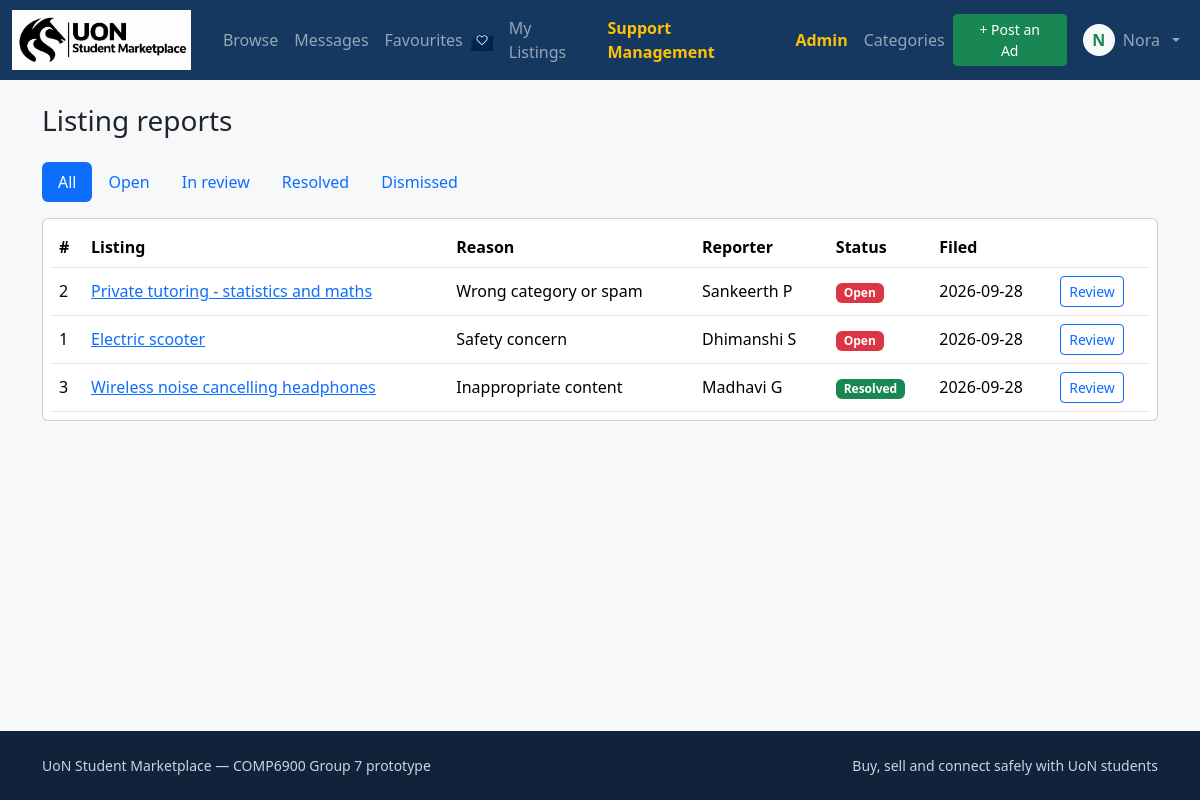
Page /admin/reports (signed in) on the earlier database version.
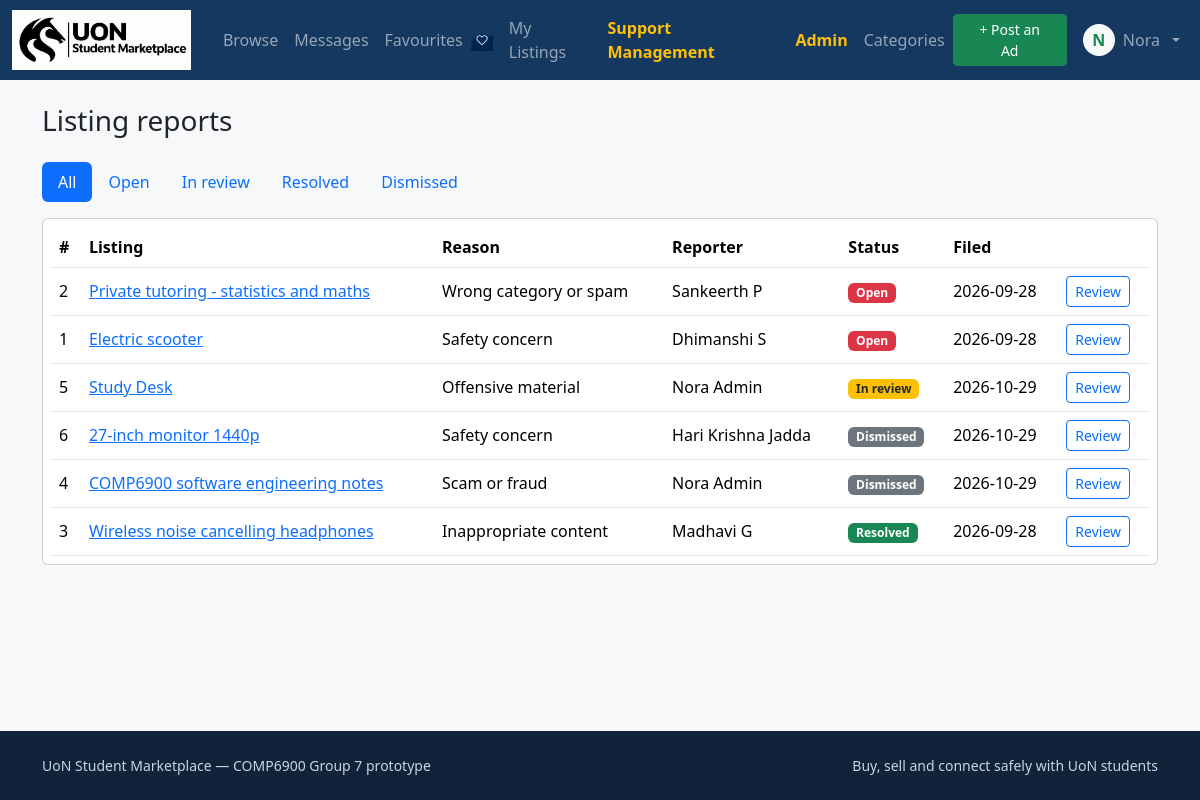
Same page on the later database version.
### tables this page shows
CREATE TABLE users (
    user_id        INTEGER PRIMARY KEY AUTOINCREMENT,
    email          TEXT NOT NULL UNIQUE,
    password_hash  TEXT NOT NULL,                -- PBKDF2-SHA256, never plain text
    first_name     TEXT NOT NULL,
    last_name      TEXT NOT NULL,
    phone          TEXT,
    role           TEXT NOT NULL DEFAULT 'student'
                   CHECK (role IN ('student', 'admin')),
    status         TEXT NOT NULL DEFAULT 'active'
                   CHECK (status IN ('active', 'suspended')),
    created_at     TEXT NOT NULL
, profile_photo TEXT);

CREATE TABLE reports (
    report_id       INTEGER PRIMARY KEY AUTOINCREMENT,
    listing_id      INTEGER NOT NULL REFERENCES listings (listing_id) ON DELETE CASCADE,
    reporter_id     INTEGER NOT NULL REFERENCES users (user_id),
    reason          TEXT NOT NULL,
    details         TEXT NOT NULL,
    status          TEXT NOT NULL DEFAULT 'open'
                    CHECK (status IN ('open', 'in_review', 'resolved', 'dismissed')),
    resolved_by     INTEGER REFERENCES users (user_id),
    resolved_at     TEXT,
    resolution_note TEXT,
    created_at      TEXT NOT NULL
);

CREATE TABLE listings (
    listing_id   INTEGER PRIMARY KEY AUTOINCREMENT,
    user_id      INTEGER NOT NULL REFERENCES users (user_id),
    category_id  INTEGER NOT NULL REFERENCES categories (category_id),
    title        TEXT NOT NULL,
    description  TEXT NOT NULL,
    price        REAL NOT NULL DEFAULT 0,          -- AUD, 0 = free
    condition    TEXT NOT NULL
                 CHECK (condition IN ('New', 'Like new', 'Good', 'Fair', 'Needs repair')),
    location     TEXT,
    status       TEXT NOT NULL DEFAULT 'active'
                 CHECK (status IN ('active', 'archived', 'sold', 'removed')),
    created_at   TEXT NOT NULL,
    updated_at   TEXT NOT NULL
);

### app/views/admin.py (the view)
@bp.route("/reports")
@admin_required
def reports():
    status = request.args.get("status", "")
    params = []
    where = "1=1"
    if status in ("open", "in_review", "resolved", "dismissed"):
        where = "r.status = ?"
        params.append(status)
    rows = db.get_db().query(
        f"""
        SELECT r.*, l.title AS listing_title, l.status AS listing_status,
               u.first_name || ' ' || u.last_name AS reporter_name
        FROM reports r
        JOIN listings l ON l.listing_id = r.listing_id
        JOIN users u ON u.user_id = r.reporter_id
        WHERE {where}
        ORDER BY CASE r.status
            WHEN 'open' THEN 0
            WHEN 'in_review' THEN 1
            ELSE 2
        END, r.created_at DESC
        """,
        params,
    )
    return render_template("admin/reports.html", reports=rows, status=status)

### app/db.py (called while the page is built)
def _connect_sqlite(config):
    conn = sqlite3.connect(str(config["SQLITE_PATH"]))
    conn.row_factory = sqlite3.Row
    conn.execute("PRAGMA foreign_keys = ON")
    return conn

def get_db():
    if "db" not in g:
        g.db = Database(_connect_sqlite(current_app.config))
    return g.db

    def query(self, sql, params=(), one=False):
        cur = self.conn.cursor()
        cur.execute(sql, tuple(params))
        columns = [column[0] for column in cur.description] if cur.description else []
        rows = [dict(zip(columns, row)) for row in cur.fetchall()]
        cur.close()
        return rows[0] if (one and rows) else (None if one else rows)

### app/security.py (called while the page is built)
def current_user():
    if "user_id" not in session:
        return None
    if not hasattr(g, "_current_user"):
        g._current_user = get_db_user(session["user_id"])
        if g._current_user and g._current_user["status"] != "active":
            logout_user()
            g._current_user = None
    return g._current_user

def get_db_user(user_id):
    from .db import get_db
    return get_db().query(
        "SELECT * FROM users WHERE user_id = ?",
        (user_id,),
        one=True,
    )

def admin_required(view):
    @wraps(view)
    def wrapped(*args, **kwargs):
        user = current_user()
        if user is None:
            flash("Please log in to continue.", "warning")
            return redirect(url_for("auth.login", next=request.path))
        if user["role"] != "admin":
            abort(403)
        return view(*args, **kwargs)
    return wrapped

def generate_csrf_token():
    if "_csrf_token" not in session:
        session["_csrf_token"] = secrets.token_hex(32)
    return session["_csrf_token"]

### app/templates/admin/reports.html (shortened to what this page needs)
{% extends "base.html" %}
{% block content %}
<h1 class="h3 mb-4">Listing reports</h1>
<ul class="nav nav-pills mb-3">
    {% for s, label in [
        ('', 'All'),
        ('open', 'Open'),
        ('in_review', 'In review'),
        ('resolved', 'Resolved'),
        ('dismissed', 'Dismissed')
    ] %}
    <li class="nav-item">
        <a
            href="{{ url_for('admin.reports', status=s) }}"
            class="nav-link {% if status == s %}active{% endif %}"
        >
            {{ label }}
        </a>
    </li>
    {% endfor %}
</ul>
<div class="table-responsive card p-2">
    <table class="table table-hover align-middle mb-0">
        <thead>
            <tr>
                <th>#</th>
                <th>Listing</th>
                <th>Reason</th>
                <th>Reporter</th>
                <th>Status</th>
                <th>Filed</th>
                <th></th>
            </tr>
        </thead>
        <tbody>
            {% for r in reports %}
            <tr>
                <td>{{ r.report_id }}</td>
                <td>
                    <a href="{{ url_for('listings.detail', listing_id=r.listing_id) }}">
                        {{ r.listing_title|truncate(35) }}
                    </a>
                </td>
                <td>{{ r.reason }}</td>
                <td>{{ r.reporter_name }}</td>
                <td>
                    <span class="badge {% if r.status == 'open' %}bg-danger{% elif r.status == 'in_review' %}bg-warning text-dark{% elif r.status == 'resolved' %}bg-success{% else %}bg-secondary{% endif %}">
                        {{ r.status|replace('_', ' ')|capitalize }}
                    </span>
                </td>
                <td>{{ r.created_at[:10] }}</td>
                <td>
                    <a
                        href="{{ url_for('admin.report_detail', report_id=r.report_id) }}"
                        class="btn btn-sm btn-outline-primary"
                    >
                        Review
                    </a>
                </td>
            </tr>
            {% else %}
            <tr>
                <td colspan="7" class="text-center text-muted py-4">
                    No reports found.
                </td>
            </tr>
            {% endfor %}
        </tbody>
    </table>
</div>
{% endblock %}

### app/templates/base.html (shortened to what this page needs)
<!doctype html>
<html lang="en">
<head>
  <link
    href="https://cdn.jsdelivr.net/npm/bootstrap@5.3.3/dist/css/bootstrap.min.css"
    rel="stylesheet"
  >
  <link
    rel="stylesheet"
    href="{{ url_for('static', filename='css/style.css') }}"
  >
</head>
<body>
  <nav class="navbar navbar-expand-lg navbar-dark site-header sticky-top">
    <div class="container-fluid">
      <a
        class="navbar-brand d-flex align-items-center"
        href="{{ url_for('main.home') }}"
      >
        <img
          src="{{ url_for('static', filename='img/uon_logo.png') }}"
          alt="University of Newcastle"
          class="uon-logo"
        >
      </a>
      <div class="collapse navbar-collapse" id="nav">
        <ul class="navbar-nav me-auto mb-2 mb-lg-0">
          <li class="nav-item">
            <a class="nav-link" href="{{ url_for('main.browse') }}">
              Browse
            </a>
          </li>
          {% if session.get('user_id') %}
            <li class="nav-item">
              <a class="nav-link" href="{{ url_for('messages.inbox') }}">
                Messages
              </a>
            </li>
            <li class="nav-item">
              <a
  class="nav-link d-flex align-items-center gap-2"
  href="{{ url_for('favourites.index') }}"
>
  Favourites
  <img
    src="{{ url_for('static', filename='img/favourite.png') }}"
    alt=""
    width="22"
    height="22"
    style="object-fit: contain;"
  >
</a>
            </li>
            <li class="nav-item">
              <a class="nav-link" href="{{ url_for('listings.my_listings') }}">
                My Listings
              </a>
            </li>
            {% if current_user and current_user['role'] == 'admin' %}
              <li class="nav-item">
                <a
                  class="nav-link text-warning fw-semibold"
                  href="{{ url_for('support.admin_tickets') }}"
                >
                  Support Management
                </a>
              </li>
            {% else %}
              <li class="nav-item">
                <a class="nav-link" href="{{ url_for('support.tickets') }}">
                  Support
                </a>
              </li>
            {% endif %}
          {% endif %}
          {% if session.get('user_id') and current_user and current_user['role'] == 'admin' %}
            <li class="nav-item">
              <a
                class="nav-link text-warning fw-semibold"
                href="{{ url_for('admin.dashboard') }}"
              >
                Admin
              </a>
            </li>
            <li class="nav-item">
              <a
                class="nav-link"
                href="{{ url_for('admin.categories') }}"
              >
                Categories
              </a>
            </li>
          {% endif %}
        </ul>
        <ul class="navbar-nav ms-auto align-items-lg-center">
          {% if session.get('user_id') and current_user %}
            <li class="nav-item me-2">
              <a
                class="btn btn-success btn-sm px-3"
                href="{{ url_for('listings.create') }}"
              >
                + Post an Ad
              </a>
            </li>
            <li class="nav-item dropdown">
              <a
                class="nav-link dropdown-toggle d-flex align-items-center gap-2"
                href="#"
                data-bs-toggle="dropdown"
                aria-expanded="false"
              >
                {% if current_user['profile_photo'] %}
                  <img
                    src="{{ url_for('auth.profile_photo_file', filename=current_user['profile_photo']) }}"
                    alt="Profile"
                    class="rounded-circle"
                    style="width: 32px; height: 32px; object-fit: cover;"
                  >
                {% else %}
                  <span
                    class="rounded-circle bg-light text-success d-inline-flex align-items-center justify-content-center"
                    style="width: 32px; height: 32px; font-weight: 600;"
                    aria-hidden="true"
                  >
                    {{ current_user['first_name'][0]|upper }}
                  </span>
                {% endif %}
                <span>{{ current_user['first_name'] }}</span>
              </a>
            </li>
          {% endif %}
        </ul>
      </div>
    </div>
  </nav>
  <main class="container py-4">
    {% block content %}{% endblock %}
  </main>
  <footer class="site-footer mt-5 py-4">
    <div class="container d-flex flex-wrap justify-content-between">
      <span>UoN Student Marketplace — COMP6900 Group 7 prototype</span>
      <span>Buy, sell and connect safely with UoN students</span>
    </div>
  </footer>
</body>
</html>

### app/static/css/style.css (style rules this page uses)
:root { --uon-navy: #14385f; --uon-green: #009a44; }
body { background: #f6f8fa; min-height: 100vh; display: flex; flex-direction: column; }
main { flex: 1; }
.site-header { background: var(--uon-navy); }
.site-footer { background: #10233a; color: #c8d4e0; font-size: 0.875rem; }
.uon-logo { display: block; width: 180px; max-width: 100%; height: auto; object-fit: contain; }
.navbar-brand { padding: 0; margin-right: 24px; display: flex; align-items: center; }
.site-header { padding-top: 8px; padding-bottom: 8px; }
.site-header .navbar-nav { align-items: center; }
.site-header .nav-link { padding: 8px 12px; }

Differences in the rows shown:
added reports: report_id "5", listing_title "Study Desk", reason "Offensive material", reporter_name "Nora Admin", status "In review", created_at "2026-10-29"
added reports: report_id "6", listing_title "27-inch monitor 1440p", reason "Safety concern", reporter_name "Hari Krishna Jadda", status "Dismissed", created_at "2026-10-29"
added reports: report_id "4", listing_title "COMP6900 software engineering notes", reason "Scam or fraud", reporter_name "Nora Admin", status "Dismissed", created_at "2026-10-29"
